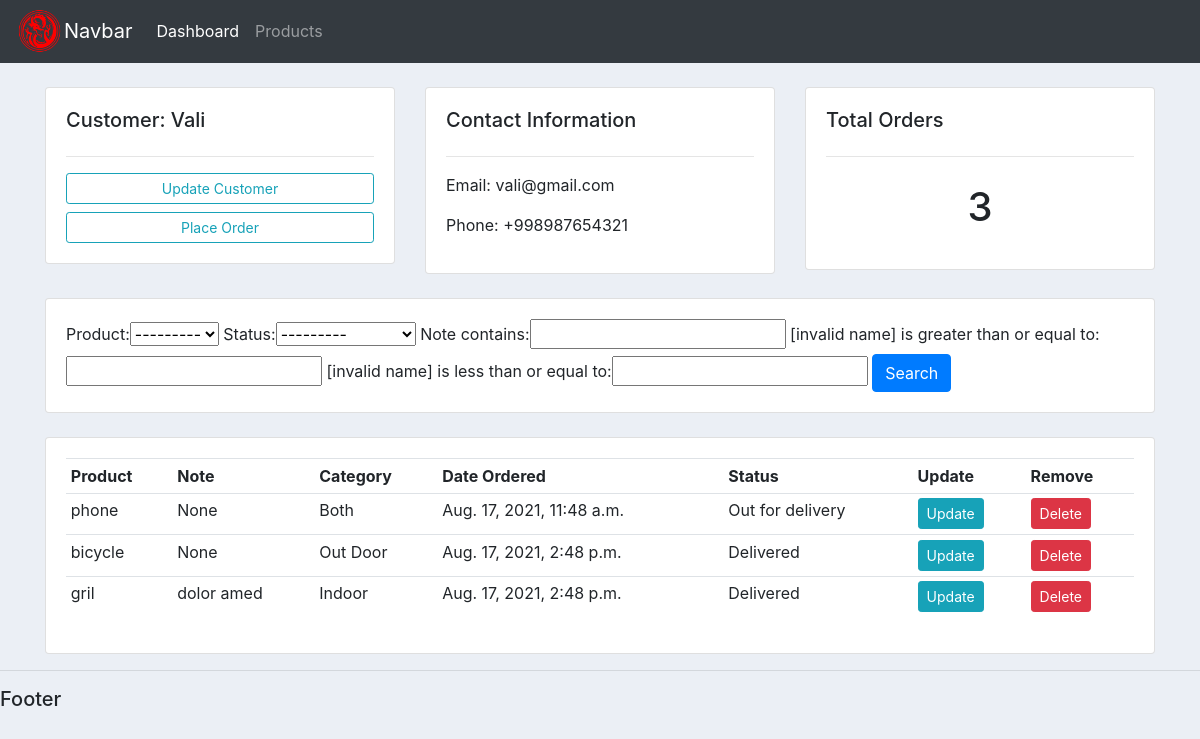
Page /customers/2/ on the committed database.
### accounts/models.py (models this page shows, shortened)
class Customer(models.Model):
    name = models.CharField(max_length=200, null=True)
    phone = models.CharField(max_length=200, null=True)
    email = models.CharField(max_length=200, null=True)
    date = models.DateTimeField(auto_now_add=True, null=True)

class Order(models.Model):
    STATUS = (
        ('Pending', 'Pending'),
        ('Out for delivery', 'Out for delivery'),
        ('Delivered', 'Delivered')
    )
    customer = models.ForeignKey(Customer, null=True, on_delete=models.SET_NULL)
    product = models.ForeignKey(Products, null=True, on_delete=models.SET_NULL)
    date_created = models.DateTimeField(auto_now_add=True, null=True)
    status = models.CharField(max_length=200, null=True, choices=STATUS)
    note = models.CharField(max_length=1000, null=True)

class Products(models.Model):
    CATEGORY = (
        ('Indoor', 'Indoor'),
        ('Out Door', 'Out Door'),
        ('Both', 'Both')
    )
    name = models.CharField(max_length=200, null=True)
    price = models.FloatField(null=True)
    category = models.CharField(max_length=200, null=True, choices=CATEGORY)
    description = models.CharField(max_length=200, null=True)
    date_created = models.DateTimeField(auto_now_add=True, null=True)
    tags = models.ManyToManyField(Tag)
    def __str__(self):
        return self.name

### accounts/views.py (the view)
# urls.py: path('customers/<int:pk>/', customers, name='customers'),
def customers(request, pk):
    customer = Customer.objects.get(id=pk)
    orders = customer.order_set.all()
    order_count = orders.count()
    myFilter = OrderFilter(request.GET, queryset=orders)
    orders = myFilter.qs
    context = {
        'customer': customer,
        'orders': orders,
        'order_count': order_count,
        'myFilter': myFilter,
    }
    return render(request, 'accounts/customers.html',context)

### accounts/templates/accounts/customers.html
{% extends 'accounts/base.html' %}
{% block content %}
    <br>
    <div class="row">
        <div class="col-md">
            <div class="card card-body">
                <h5>Customer: {{ customer.name }}</h5>
                <hr>
                <a class="btn btn-outline-info  btn-sm btn-block" href="">Update Customer</a>
                <a class="btn btn-outline-info  btn-sm btn-block" href="{% url 'create_order' customer.id %}">Place Order</a>
            </div>
        </div>
        <div class="col-md">
            <div class="card card-body">
                <h5>Contact Information</h5>
                <hr>
                <p>Email: {{ customer.email }}</p>
                <p>Phone: {{ customer.phone }}</p>
            </div>
        </div>
        <div class="col-md">
            <div class="card card-body">
                <h5>Total Orders</h5>
                <hr>
                <h1 style="text-align: center;padding: 10px">{{ order_count }}</h1>
            </div>
        </div>
    </div>
    <br>
    <div class="row">
        <div class="col">
            <div class="card card-body">
                <form method="get">
                    {{ myFilter.form }}
                <button class="btn btn-primary" type="submit">Search</button>
              </form>
            </div>
        </div>
    </div>
    <br>
    <div class="row">
        <div class="col-md">
            <div class="card card-body">
                <table class="table table-sm">
                    <tr>
                        <th>Product</th>
                        <th>Note</th>
                        <th>Category</th>
                        <th>Date Ordered</th>
                        <th>Status</th>
                        <th>Update</th>
                        <th>Remove</th>
                    </tr>
                    {% for order in orders %}
                        <tr>
                            <td>{{ order.product }}</td>
                            <td>{{ order.note }}</td>
                            <td>{{ order.product.category }}</td>
                            <td>{{ order.date_created }}</td>
                            <td>{{ order.status }}</td>
                            <td><a href="#" class="btn btn-sm btn-info">Update</a></td>
                            <td><a href="#" class="btn btn-sm btn-danger">Delete</a></td>
                        </tr>
                    {% endfor %}
                </table>
            </div>
        </div>
    </div>
{% endblock %}

### static/css/main.css (style rules this page uses)
body { background-color: #ebeff5; }

### rows in the picture
Customer: name "Vali", email "vali@gmail.com", phone "+998987654321"
Order: product "phone", note "None", product.category "Both", date_created "Aug. 17, 2021, 11:48 a.m.", status "Out for delivery"
Order: product "bicycle", note "None", product.category "Out Door", date_created "Aug. 17, 2021, 2:48 p.m.", status "Delivered"
Order: product "gril", note "dolor amed", product.category "Indoor", date_created "Aug. 17, 2021, 2:48 p.m.", status "Delivered"

### other values in the picture
{{ order_count }} "3"
